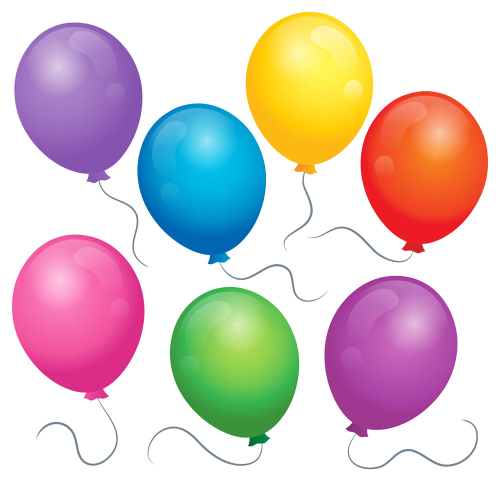
#> input picture images/airballoon.jpg, 1000 x 962 px (shown at 1/2 size)
$ python -i utils.py   (imports and definitions only)   (older library calls are emulated)
#> lines starting #> are read from the running program, lines starting #| are printed output that depends on the picture
#> further down, picture is the input picture: shape (962, 1000, 3); mean B, G, R 199, 199.2, 215.9
import cv2
import numpy as np
import random
import math
# [306 lines left out: functions resize, get_img_info, resize_nearby, resize_with_mat, img_crop, img_translate and 19 more, not called in this run]

def hist_color_process(img):
    (b,g,r) = cv2.split(img)
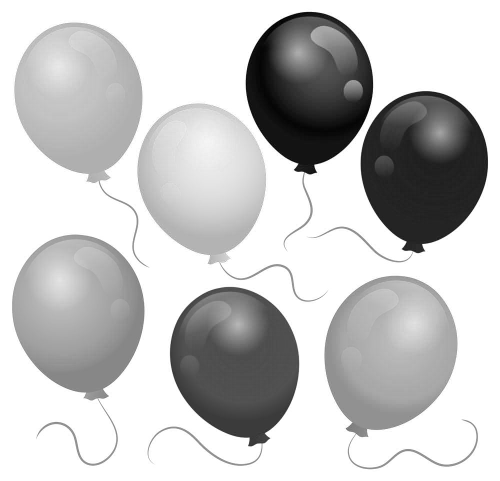
#> b: shape (962, 1000) (shown at 1/2 size); min 0, max 255, mean 199
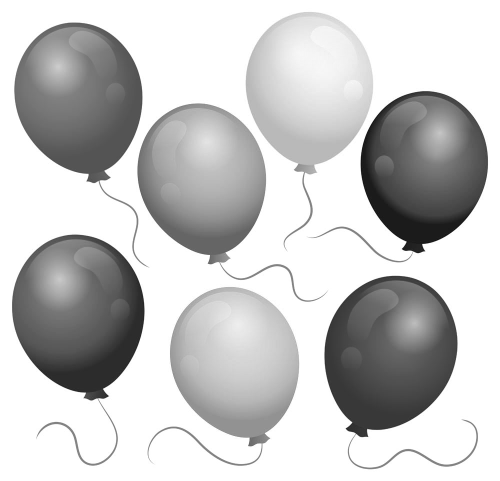
#> g: shape (962, 1000) (shown at 1/2 size); min 0, max 255, mean 199.2
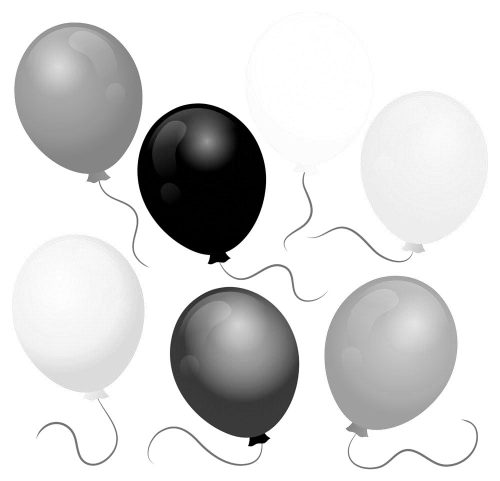
#> r: shape (962, 1000) (shown at 1/2 size); min 0, max 255, mean 215.9
    bH = cv2.equalizeHist(b)
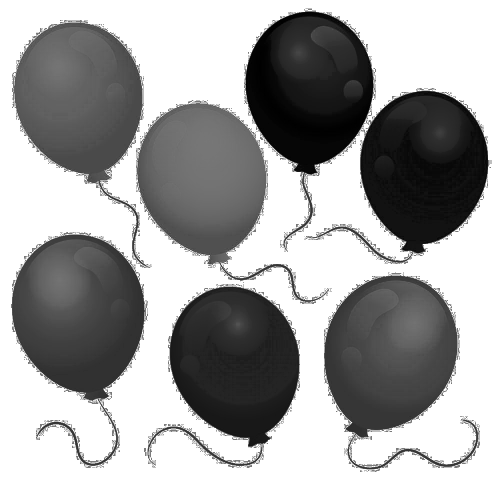
#> bH: shape (962, 1000) (shown at 1/2 size); min 0, max 255, mean 161.1
    gH = cv2.equalizeHist(g)
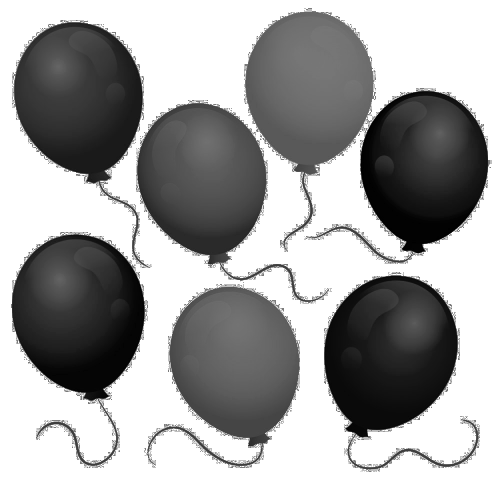
#> gH: shape (962, 1000) (shown at 1/2 size); min 0, max 255, mean 160.9
    rH = cv2.equalizeHist(r)
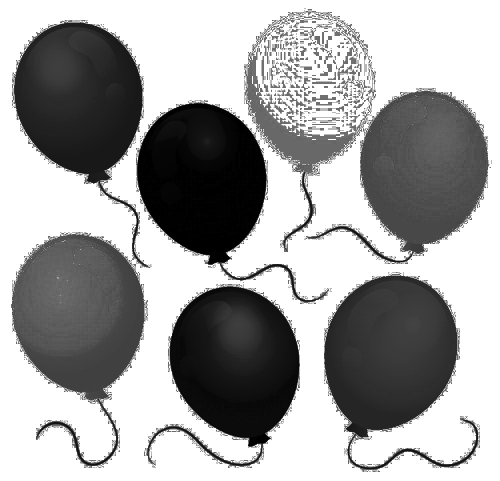
#> rH: shape (962, 1000) (shown at 1/2 size); min 0, max 255, mean 163
    # channels merge
    result = cv2.merge((bH,gH,rH))
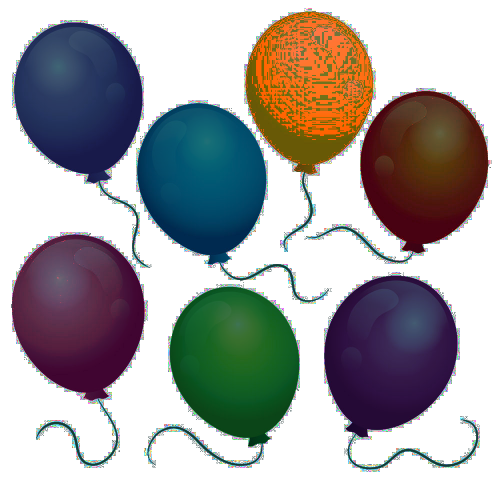
#> result: shape (962, 1000, 3) (shown at 1/2 size); mean B, G, R 161.1, 160.9, 163
    return result

# [43 lines left out: functions hist_yuv_process, train_fix_img, fix_img, custom_hist_process, not called in this run]

def beauty_filter(img):
    dst = cv2.bilateralFilter(img,15,35,35)
    return dst

def guassian_filter(img):
    dst = cv2.GaussianBlur(img,(5,5),1.5)
    return dst

# [73 lines left out: functions mean_blur, increntment_brigtness, get_sample, get_video, not called in this run]

>>> import cv2
>>> picture = cv2.imread('../images/airballoon.jpg')
>>> result = hist_color_process(picture)
